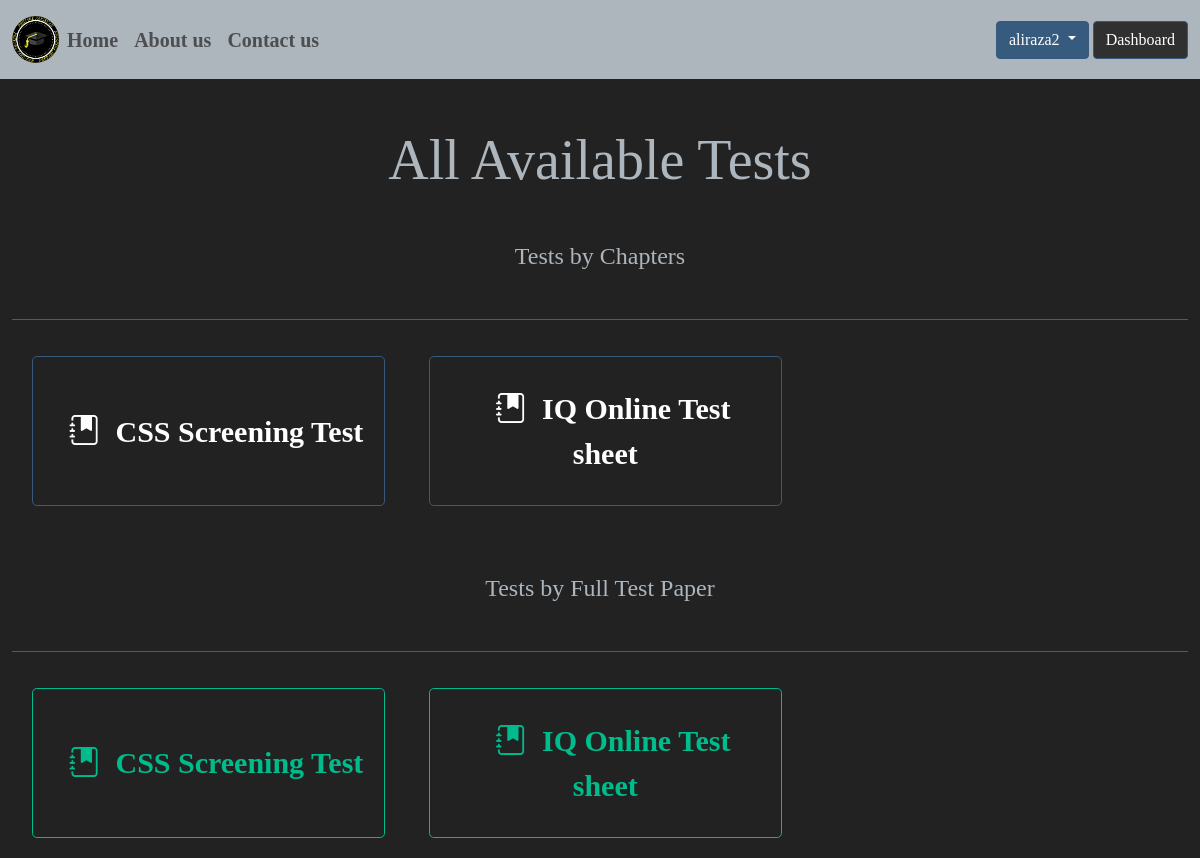
The app's page /user-dashboard.php (signed in) with its own data.
### tables this page shows
CREATE TABLE `users` (
  `id` int(5) NOT NULL,
  `username` varchar(50) NOT NULL,
  `fullname` varchar(255) NOT NULL,
  `email` varchar(200) NOT NULL,
  `password` varchar(64) NOT NULL,
  `type` int(2) NOT NULL,
  `phone` varchar(100) NOT NULL,
  `bio` varchar(500) NOT NULL,
  `street` varchar(500) NOT NULL,
  `city` varchar(100) NOT NULL,
  `state` varchar(20) NOT NULL,
  `zipcode` varchar(20) NOT NULL,
  `token` varchar(500) NOT NULL
);

CREATE TABLE `tests` (
  `id` int(20) NOT NULL,
  `name` varchar(255) NOT NULL,
  `test_file` varchar(255) NOT NULL,
  `user_id` int(20) NOT NULL
);

### user-dashboard.php (the view, shortened to what this page needs)
<?php
include "database/connection.php";
if (isset($_SESSION['loggedIn'])) {
    $session_email = $_SESSION['loggedIn'];
    $user_query = "SELECT * FROM users WHERE email = '$session_email'";
    $user_result = mysqli_query($conn, $user_query);
    $user_data = mysqli_fetch_assoc($user_result);
    $db_type = $user_data['type'];
    if ($db_type == 1) {
?>
        <!DOCTYPE html>
        <html lang="en">
        <head>
            <link rel="stylesheet" href="css/bootstrap.min.css">
            <link rel="stylesheet" href="css/userDashboard.css">
            <link rel="stylesheet" href="https://cdn.jsdelivr.net/npm/bootstrap-icons@1.5.0/font/bootstrap-icons.css">
        </head>
        <body>
            <?php include "includes/header.php"; ?>
            <div class="container-fluid">
                <h1 class="text-light display-4 text-center m-5">All Available Tests</h1>
                <h4 class="text-light text-center text-success m-5">Tests by Chapters</h4>
                <hr>
                <?php
                $tests = mysqli_query($conn, "SELECT * FROM tests");
                while ($row = mysqli_fetch_assoc($tests)) {
                ?>
                    <a href="test-details.php?test_id=<?php echo $row['id']; ?>"><button type="button" class="btn btn-outline-primary text-white btn-lg "><i class="bi bi-journal-bookmark-fill m-3"></i><?php echo $row['name']; ?></button></a>
                <?php
                }
                ?>
                <h4 class="text-light text-center text-success m-5">Tests by Full Test Paper</h4>
                <hr>
                <?php
                $tests = mysqli_query($conn, "SELECT * FROM tests");
                while ($row = mysqli_fetch_assoc($tests)) {
                ?>
                    <a href="test-fullpaper-details.php?test_id=<?php echo $row['id']; ?>"><button type="button" class="btn btn-outline-success btn-lg "><i class="bi bi-journal-bookmark-fill m-3"></i><?php echo $row['name']; ?></button></a>
                <?php
                }
                ?>
            </div>
        </body>
        </html>
<?php
    } else {
        header("Location: admin-dashboard.php");
    }
} else {
    header("Location: login-form.php");
}
?>

### includes/header.php (shortened to what this page needs)
<?php
include "database/connection.php";
?>
<link rel="stylesheet" href="../css/header.css">
<nav class="navbar navbar-expand-lg navbar-light bg-light" style="font-weight:bold">
  <div class="container-fluid">
    <img src="images/logo.png" alt="Logo is here" width="4%">
    <?php
    if (isset($_SESSION['loggedIn'])) {
      $sql_user = mysqli_query($conn, "SELECT * FROM users WHERE email = '$_SESSION[loggedIn]'");
      $fetch_data = mysqli_fetch_assoc($sql_user);
      if ($fetch_data['type'] == 1) {
    ?>
        <div class="collapse navbar-collapse" id="navbarColor01">
          <ul class="navbar-nav me-auto float-right">
            <li class="nav-item">
              <a class="nav-link" href="/prepare-pakistan">Home
              </a>
            </li>
            <li class="nav-item">
              <a class="nav-link" href="about-us.php">About us</a>
            </li>
            <li class="nav-item">
              <a class="nav-link" href="contact-us.php">Contact us</a>
            </li>
          </ul>
        </div>
      <?php
      } else {
        echo "";
      }
    }
    ?>
    <div class="auth">
      <?php
      if (isset($_SESSION['loggedIn'])) {
      ?>
        <div class="dropdown mr-5">
          <button class="btn btn-primary dropdown-toggle" type="button" id="dropdownMenuButton" data-toggle="dropdown" aria-haspopup="true" aria-expanded="false">
            <?php
            echo $fetch_username = $fetch_data['username'];
            ?>
          </button>
          <a href="user-dashboard.php" class="btn btn-primary bg-dark text-ligh" type="button">Dashboard</a>
        </div>
      <?php
      }
      ?>
    </div>
  </div>
</nav>

### css/userDashboard.css (style rules this page uses)
* { padding:0; margin:0; font-family: montserrat; }
body { background-color: #222222; }

### css/header.css (style rules this page uses)
.auth { float: right; }

### user-dashboard.php (style rules this page uses)
.container-fluid a button { width: 30%; height: 150px; margin: 20px; font-size: 30px; font-weight: bold; }
body { overflow-x: hidden; }

### includes/header.php (style rules this page uses)
.nav-link { font-size: 20px; }

### records on screen
users: username "aliraza2"
tests: name "CSS Screening Test"
tests: name "IQ Online Test sheet"
